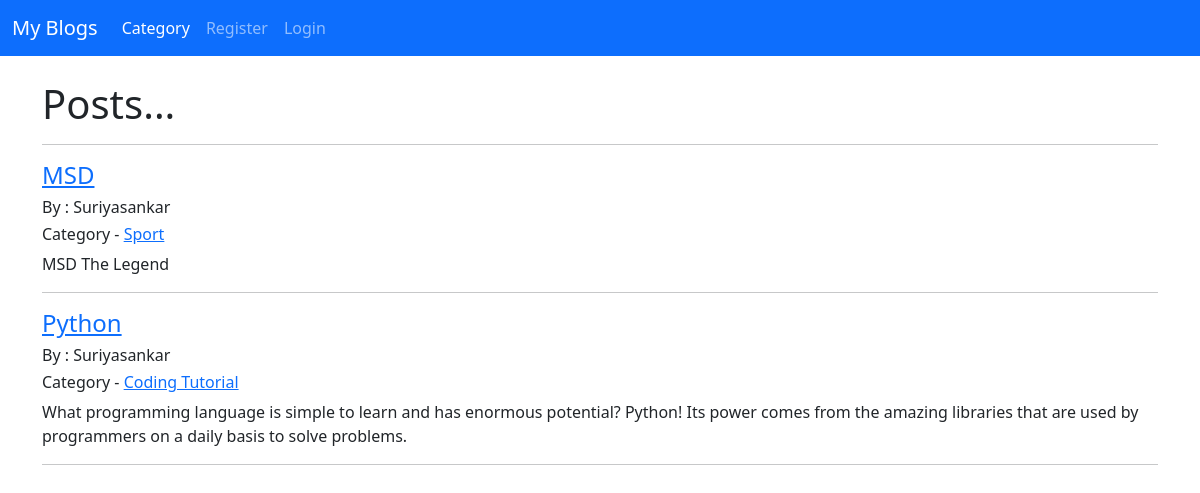
The page / on the database its author committed.
### user/models.py (models this page shows, shortened)
class Post(models.Model):
    title=models.CharField(max_length=255)
    titleTag=models.CharField(max_length=255)
    header_image=models.ImageField(null=True,blank=True,upload_to="images/")
    author=models.ForeignKey(User,on_delete=models.CASCADE)
    snippet=models.TextField(max_length=255,default='Click link above to view post....')
    category=models.CharField(max_length=255,default='Uncategory')
    body=RichTextField(blank=True,null=True)
    post_date=models.DateField(auto_now_add=True)
    likes=models.ManyToManyField(User,related_name='blog_post')

### user/views.py (the view)
# urls.py: path('',BlogView.as_view(), name="home"),
class BlogView(ListView):
    model = Post
    template_name='home.html'
    ordering=['-post_date']

### user/templates/home.html (shortened to what this page needs)
{% extends 'base.html'%}
{% block content%}
<!DOCTYPE html>
<html>
<head>
</head>
<body>
	<h1>Posts...</h1>
	<hr>
{% for post in object_list %}
		<a href="{% url 'article' post.pk%}">
			<h4>{{post.title}}</h4>
		</a>
		<h6>By :
		{{post.author.first_name}}
		</h6>
		<h6> Category - <a href="{% url 'category' post.category%}">
			{{post.category}}
		</a></h6>
		{{post.snippet|safe}}
<hr>
{% endfor %}
</body>
</html>
{% endblock %}

### rows shown on the page
Post: title "MSD", author.first_name "Suriyasankar", category "Sport", snippet "MSD The Legend"
Post: title "Python", author.first_name "Suriyasankar", category "Coding Tutorial", snippet "What programming language is simple to learn and has enormous potential? Python! Its power comes from the amazing libraries that are used by programmers on a daily basis to solve problems."
